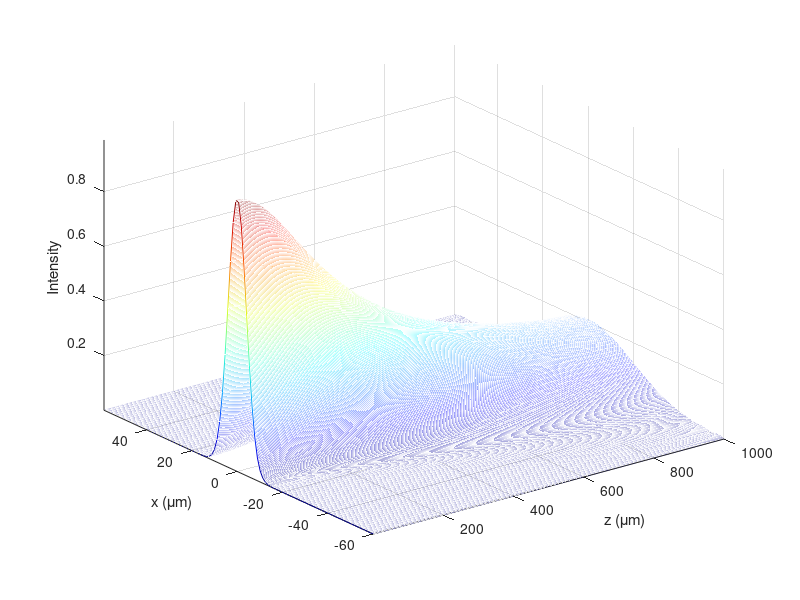

The MATLAB source for this figure:
%%          Beam Propagation Method

zo = 1;
zend = 1000;    % micrometer
z_mesh = 1;    % micrometer
z = zo:z_mesh:zend;
Nz = length(z);

Lambda = 0.8;   % micrometer
no = 1;
ko = 2*pi/Lambda*no;
n = 1;
k = 2*pi/Lambda*n;

xo = -60; %mvim
xend = -xo; %m
Nx = 101;
x_mesh = (xend - xo)/Nx;
x = linspace(xo,xend-x_mesh,Nx);
Nx = length(x);
wo = 8; % micrometer
f = zeros(Nx);
f(:,1) = exp(-(x/wo).^2);


%% Define L matrix
L = zeros(Nx);
for i=1:Nx
    L(i,i)=-2+(ko^2-k^2)*x_mesh^2; % in free space^2 - in material^2
end
for i=2:(Nx)
    L(i,i-1)=1;
    L(i-1,i)=1;
end
L = (1/x_mesh^2)*L;
%%
E = eye(Nx);


%% Psi evolution

const_to_simplify = (pinv(E-x_mesh*L/(4*1j*ko))*(E+x_mesh*L/(4*1j*ko)));
% const_to_simplify(find(const_to_simplify<1e-14))=0
for i=1:Nz-1
    f(:,i+1)= const_to_simplify*f(:,i);
%     disp(i)
end


[Z, X] = meshgrid(z,x);
I = conj(f).*f;

figure('Name','Numeric Gaussian Beam','NumberTitle','off');
mesh(Z,X,(I));
axis tight;
shading interp;
colormap jet;
xlabel ('z (\mum)');
ylabel ('x (\mum)');
zlabel Intensity;
rotate3d on

% I_analytic = function_analytic_BMP2(Lambda,wo,x,z,true);
% 
% figure('Name','Intensity Difference','NumberTitle','off');
% mesh(Z,X,((I-I_analytic).^2));
% axis tight;
% shading interp;
% xlabel ('z (\mum)');
% ylabel ('x (\mum)');
% zlabel Intensity;
% rotate3d on
% zlim([0,1]);
% xlim([0,zend]);
% ylim([xo,-xo]);
% 



